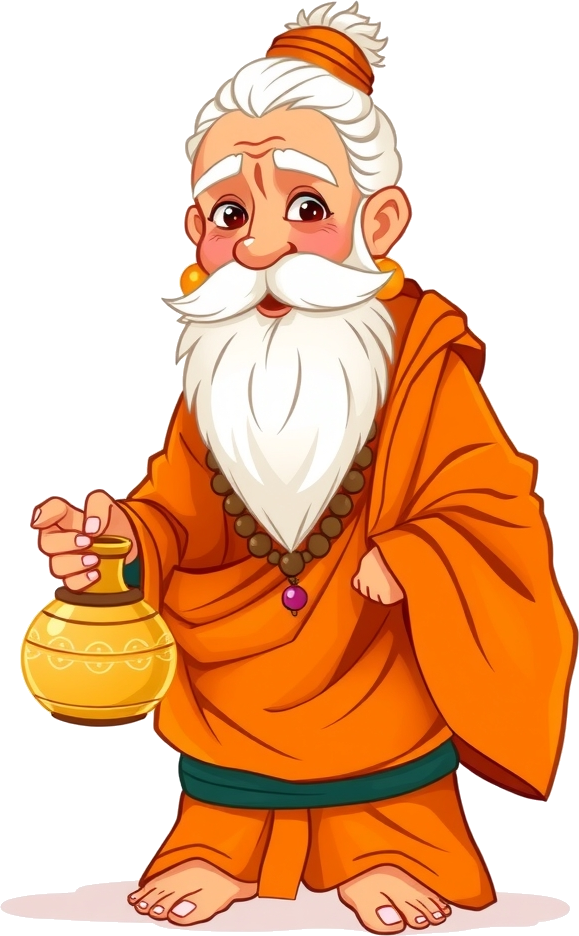
#> input picture channels/kadha/art/chars/agastya.png, 579 x 936 px, given in place of agastya.png.png, which was not available
$ python make_pose.py chars/agastya.png chars/ahalya.png
#> lines starting #> are read from the running program, lines starting #| are printed output that depends on the picture
#!/usr/bin/env python3
"""Make an action pose FROM a character's original sprite, so the face stays identical (owner rule).
  python3 make_pose.py <char> kneel        -> chars/<char>_kneel.png   (lower body folded: kneeling / sitting low)
  python3 make_pose.py <char> bow          -> chars/<char>_bow.png     (kneel + leaning forward 14 deg)
Adds the face entry to faces.json and the voice to ../voices.json automatically."""
import json, sys, math
from PIL import Image
name, kind = sys.argv[1], sys.argv[2]
src = Image.open(f"chars/{name}.png").convert("RGBA"); W, H = src.size
#> further down, src is the input picture: PIL image 579x936 RGBA; mean R, G, B, A 128.4, 79.2, 43.2, 148.9
#> after `W, H = src.size`: W = 579; H = 936
y = int(H * 0.62); up = src.crop((0, 0, W, y)); lo = src.crop((0, y, W, H))
#> after `y = int(H * 0.62)`: y = 580
#> after `up = src.crop((0, 0, W, y))`:
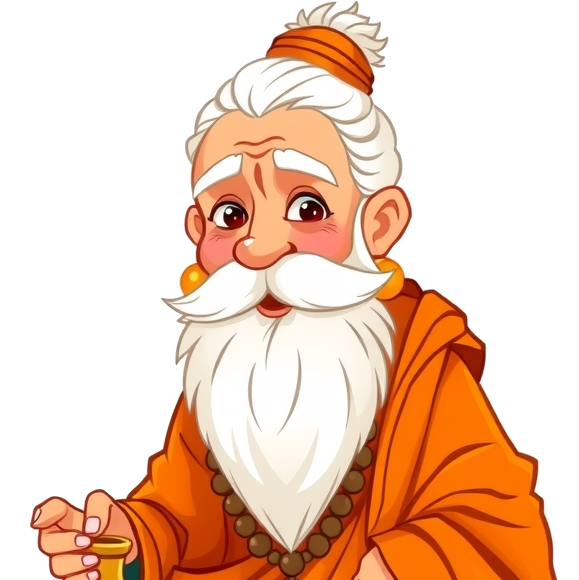
#> up: PIL image 579x580 RGBA; mean R, G, B, A 106.6, 73.4, 52.3, 122.5; transparent parts drawn white
#> after `lo = src.crop((0, y, W, H))`:
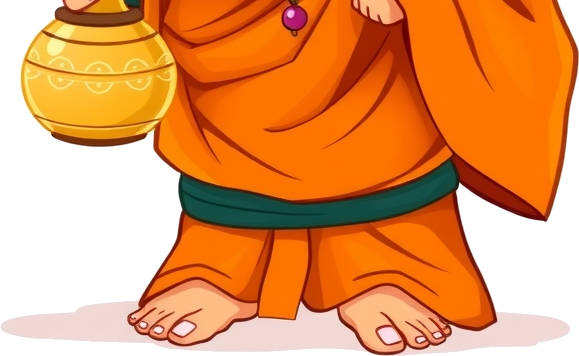
#> lo: PIL image 579x356 RGBA; mean R, G, B, A 163.9, 88.5, 28.3, 191.9; transparent parts drawn white
lo = lo.resize((int(W * 1.12), int(lo.height * 0.42)), Image.LANCZOS)
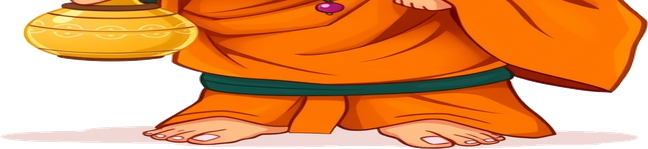
#> lo: PIL image 648x149 RGBA; mean R, G, B, A 169.1, 93.3, 33.1, 191.9; transparent parts drawn white
out = Image.new("RGBA", (int(W * 1.12), y + lo.height), (0, 0, 0, 0)); dx = (out.width - W) // 2
#> after `out = Image.new('RGBA', (int(W * 1.12), y + lo.height), (0, 0, 0, 0))`: out: PIL image 648x729 RGBA; every value is 0
#> after `dx = (out.width - W) // 2`: dx = 34
out.paste(up, (dx, 0), up); out.alpha_composite(lo, (0, y - 6))
#> after `out.paste(up, (dx, 0), up)`:
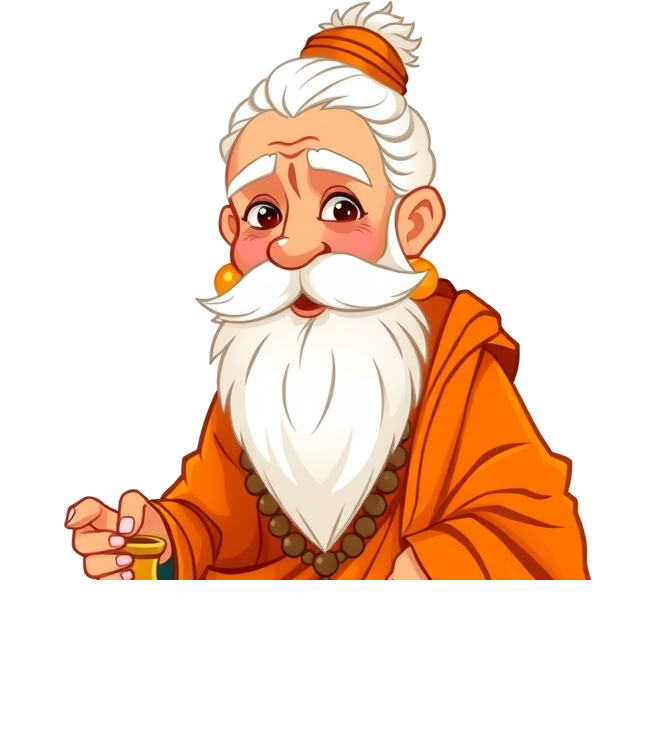
#> out: PIL image 648x729 RGBA; mean R, G, B, A 75.8, 52.2, 37.2, 87.1; transparent parts drawn white
#> after `out.alpha_composite(lo, (0, y - 6))`:
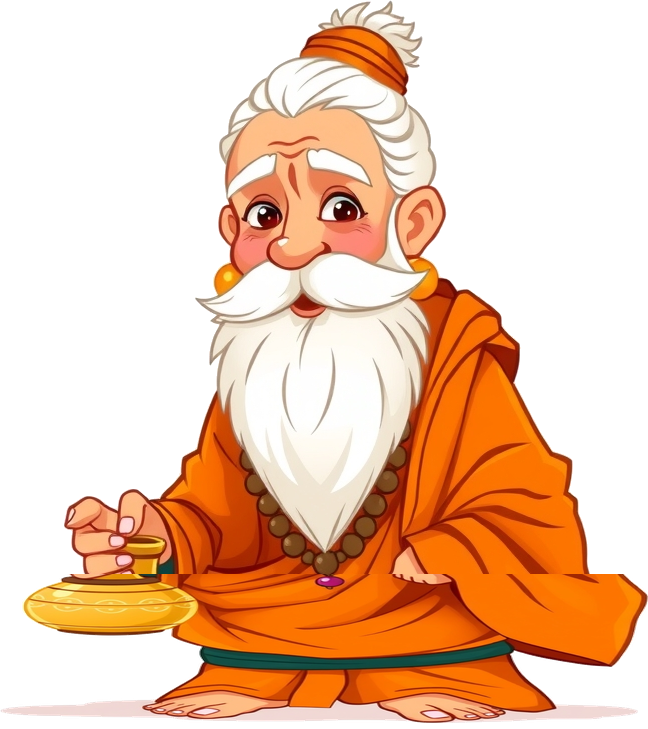
#> out: PIL image 648x729 RGBA; mean R, G, B, A 109, 70.6, 43.8, 124.7; transparent parts drawn white
F = json.load(open("faces.json")); f = F.get(name)
#> (reads channels/kadha/art/faces.json from the repository)
nf = {"eyes": [[a + dx, b] for a, b in f["eyes"]], "eye_w": f["eye_w"], "eye_h": f["eye_h"], "mouth": [f["mouth"][0] + dx, f["mouth"][1]], "mouth_w": f["mouth_w"]} if f else None
if kind == "bow":   # rotate around the knees (bottom centre)
    ang = -14; cx, cy = out.width / 2, out.height
    big = Image.new("RGBA", (out.width * 2, out.height * 2), (0, 0, 0, 0)); big.paste(out, (out.width // 2, out.height), out)
    rot = big.rotate(ang, center=(cx + out.width // 2, cy + out.height), resample=Image.BICUBIC)
    bb = rot.getbbox(); out2 = rot.crop(bb)
    if nf:
        def mp(px, py):
            X, Y = px + out.width // 2, py + out.height; ox, oy = cx + out.width // 2, cy + out.height; a = math.radians(-ang)
            rx = ox + (X - ox) * math.cos(a) - (Y - oy) * math.sin(a); ry = oy + (X - ox) * math.sin(a) + (Y - oy) * math.cos(a)
            return [int(rx - bb[0]), int(ry - bb[1])]
        nf = dict(nf, eyes=[mp(*e) for e in nf["eyes"]], mouth=mp(*nf["mouth"]))
    out = out2
pn = f"{name}_{kind}"; out.save(f"chars/{pn}.png")
if nf: F[pn] = nf; json.dump(F, open("faces.json", "w"), indent=1)
#> (the run stopped early here; a loop or call above may not have finished)
